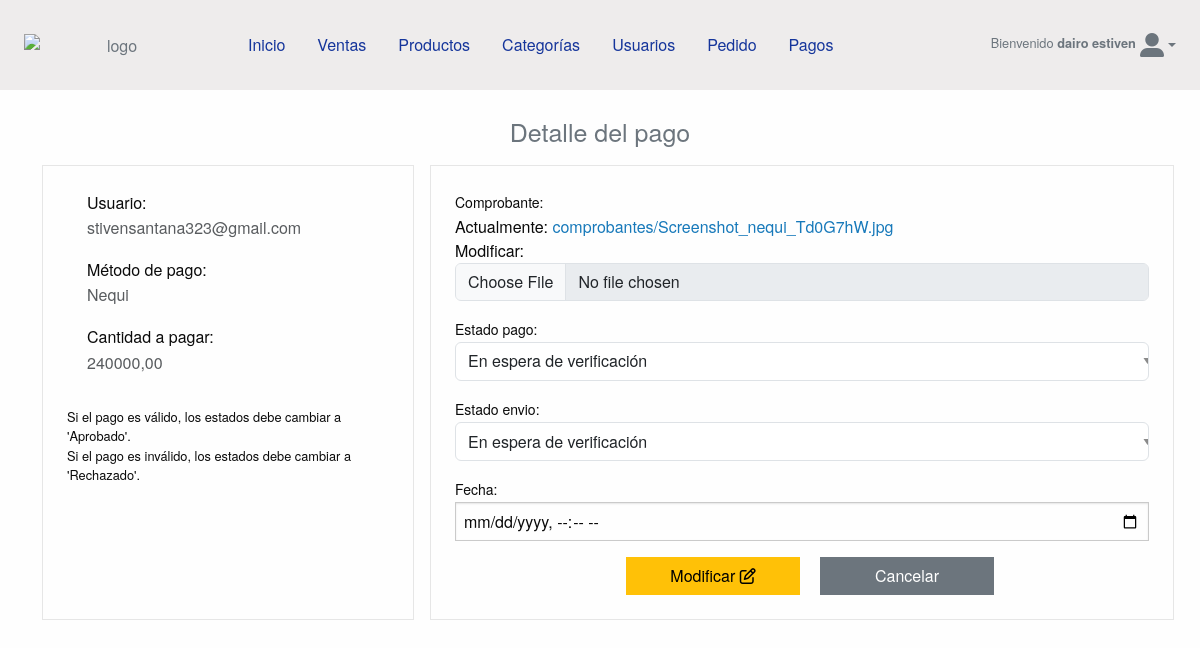
Page /pedido/admin/pagos/8/ (signed in) on the committed database.
### cuenta/models.py (models this page shows, shortened)
class Cuenta(AbstractBaseUser):
    nombre = models.CharField(max_length=25)
    apellido = models.CharField(max_length=25)
    username = models.CharField(max_length=25, unique=True, verbose_name="usuario")
    correo_electronico = models.EmailField(max_length=50, unique=True)
    telefono = models.CharField(max_length=12)
    inicio_acceso = models.DateField(default=timezone.now)
    ultimo_acceso = models.DateField(default=timezone.now)
    is_staff = models.BooleanField(default=False, verbose_name="usuario")
    is_admin = models.BooleanField(default=False, verbose_name="Administrador")
    is_active = models.BooleanField(default=False, verbose_name="Actvio")
    USERNAME_FIELD = "correo_electronico"
    REQUIRED_FIELDS = ["nombre", "apellido", "username"]
    objects = ManejardorCuenta()
    def __str__(self):
        return self.correo_electronico

### pedido/models.py (models this page shows, shortened)
class Pago(models.Model):
    OPCIONES_ESTADO_PAGOS = [
        ("En espera de verificación", "En espera de verificación"),
        ("Aprobado", "Aprobado"),
        ("Rechazado", "Rechazado"),
    ]
    OPCIONES_ENVIO = [
        ("En espera de verificación", "En espera de verificación"),
        ("Aprobado", "Aprobado"),
        ("Rechazado", "Rechazado"),
    ]
    usuario = models.ForeignKey(Cuenta, on_delete=models.CASCADE, null=True, blank=True)
    metodo_pago = models.CharField(max_length=50, null=True, blank=True)
    cantidad_pagada = models.DecimalField(max_digits=12, decimal_places=2,  null=True, blank=True)
    comprobante = models.ImageField(
        upload_to="comprobantes/",
        validators=[validate_image_file_extension]
    )
    estado_pago = models.CharField(
        max_length=50, choices=OPCIONES_ESTADO_PAGOS, default="En espera de verificación"
    )
    estado_envio = models.CharField(
        max_length=50, choices=OPCIONES_ENVIO, default="En espera de verificación"
    )
    fecha = models.DateTimeField(default=timezone.now)

### config/decorators.py (the view)
    def wrapper(request, *args, **kwargs):
        cuenta = Cuenta.objects.get(correo_electronico=request.user)
        if cuenta.is_active and cuenta.is_staff and cuenta.is_admin:
            return view_func(request, *args, **kwargs)
        else:
            return redirect("inicio_sesion")

### pedido/forms.py
class PagosForms(forms.ModelForm):
    class Meta:
        model = Pago
        fields = [
            "comprobante",
            "estado_pago",
            "estado_envio",
            "fecha",
        ]
    def __init__(self, *args, **kwargs):
        super(PagosForms, self).__init__(*args, **kwargs)
        self.fields["estado_pago"].widget.attrs.update()
        self.fields["estado_envio"].widget.attrs.update()
        self.fields["comprobante"].widget.attrs.update(
            {
                "placeholder": "Seleccione un comprobante",
                "accept": "image/*",
                "disabled": True
            }
        )
        self.fields["fecha"].widget = forms.DateTimeInput(
            attrs={"type": "datetime-local"}
        )
        for field in self.fields:
            self.fields[field].widget.attrs["class"] = "form-control"

### pedido/views.py (called while the page is built, shortened)
@login_required(login_url="inicio_sesion")
@protect_route
def detalle_pagos_admin(request, id_pagos):
    detalle_pagos = get_object_or_404(Pago, pk=id_pagos)
    form = PagosForms(request.POST, instance=detalle_pagos)
    return render(
        request,
        "admin/pagos/detalle_pagos.html",
        {"detalle": detalle_pagos, "form": form})

### tienda/context_processors.py (called while the page is built)
def enlaces_categorias(request):
    enlace = Categoria.objects.all()
    return dict(enlace_categoria=enlace)

### templates/admin/pagos/detalle_pagos.html (shortened to what this page needs)
{% extends 'admin/base_admin.html' %}
{% load static %}
{% block content %}
  <section>
    <div class="container">
      <h4 class="text-center mb-3 text-secondary mt-4">Detalle del pago</h4>
      <div class="d-md-flex gap-3">
        <div class="col-md-4 card p-4">
          <ul class="list-unstyled">
            <li>
              Usuario:<p class="text-muted">{{ detalle.usuario }}</p>
            </li>
            <li>
              Método de pago:<p class="text-muted">{{ detalle.metodo_pago }}</p>
            </li>
            <li>
              Cantidad a pagar:<p class="text-muted">{{ detalle.cantidad_pagada }}</p>
            </li>
          </ul>
          <small>Si el pago es válido, los estados debe cambiar a 'Aprobado'.</small>
          <small>Si el pago es inválido, los estados debe cambiar a 'Rechazado'.</small>
        </div>
        <div class="col-md-8 card p-4">
          <form action="{% url 'detalle_pagos_admin' detalle.id %}" method="POST" enctype="multipart/form-data">
            {% for field in form %}
              <div class="col-12 mb-3">{{ field.label_tag }}
                {{ field }}</div>
            {% endfor %}
            <div class="text-center">
              <button type="submit" class="btn btn-warning col-3 mx-3" class="">Modificar <i class="fa-regular fa-pen-to-square"></i></button>
              <a href="{% url 'lista_pagos' %}" class="btn btn-secondary col-3 rounded-0" class="">Cancelar</a>
            </div>
          </form>
        </div>
      </div>
    </div>
  </section>
{% endblock %}

### templates/admin/include/menu.html (shortened to what this page needs)
{% load static %}
<div class="text-secondary bg-nav">
  <div class="container-fluid my-4 d-lg-flex align-items-center text-center gap-2">
    <a class="navbar-brand" href="{% url 'dashboard' %}"><img src="{% static 'img/logo.svg' %}" alt="logo" width="180px" /></a>
    <ul class="nav mb-2 mb-lg-0 colors-texto me-auto">
      <li class="nav-item">
        <a class="nav-link" href="{% url 'dashboard' %}">Inicio</a>
      </li>
      <li class="nav-item">
        <a class="nav-link" href="{% url 'lista_venta' %}">Ventas</a>
      </li>
      <li class="nav-item">
        <a class="nav-link" href="{% url 'lista_productos' %}">Productos</a>
      </li>
      <li class="nav-item">
        <a class="nav-link" href="{% url 'lista_categorias' %}">Categorías</a>
      </li>
      <li class="nav-item">
        <a class="nav-link" href="{% url 'lista_usuario' %}">Usuarios</a>
      </li>
      <li class="nav-item">
        <a class="nav-link" href="{% url 'lista_pedido' %}">Pedido</a>
      </li>
      <li class="nav-item">
        <a class="nav-link" href="{% url 'lista_pagos' %}">Pagos</a>
      </li>
    </ul>
    <div class="d-flex ml-auto">
      {% if user.is_authenticated %}
        <small class="py-0 my-0 mx-1">Bienvenido <strong>{{ user.nombre }}</strong></small>
      {% endif %}
      <li class="nav-item dropdown list-unstyled">
        <a class="nav-link dropdown-toggle" href="#" role="button" data-bs-toggle="dropdown" aria-expanded="false"><i class="fa-solid fa-user-large fa-xl"></i></a>
      </li>
    </div>
  </div>
</div>

### static/css/admin/admin.css (style rules this page uses)
body { font-family: 'Quicksand'; }
.bg-nav { background-color: #eeecec; }
.colors-texto li>a { color: #15359B; }

### rows in the picture
Cuenta: nombre "dairo estiven"
Pago: usuario "stivensantana323@gmail.com", metodo_pago "Nequi", cantidad_pagada "240000,00", form "En espera de verificación" "En espera de verificación"

### other values in the picture
{{ field.label_tag }} "Comprobante:" "Estado pago:" "Estado envio:" "Fecha:"
